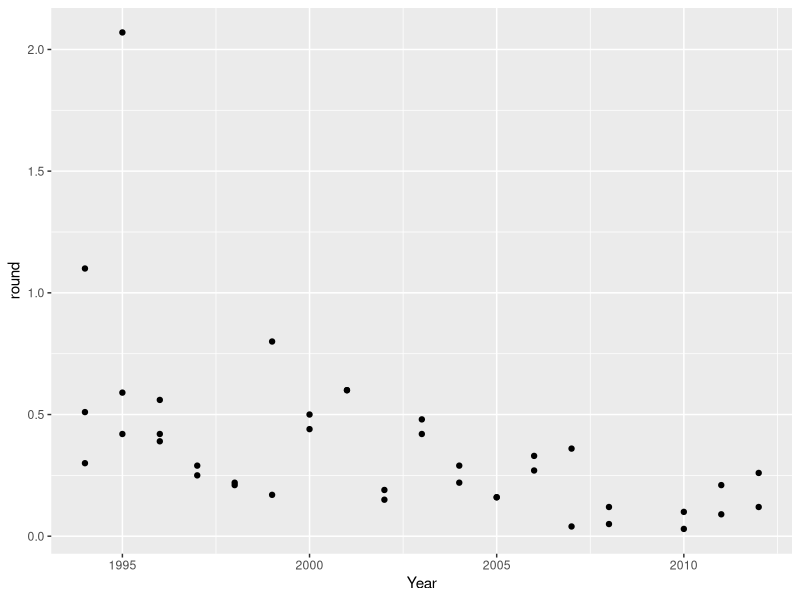
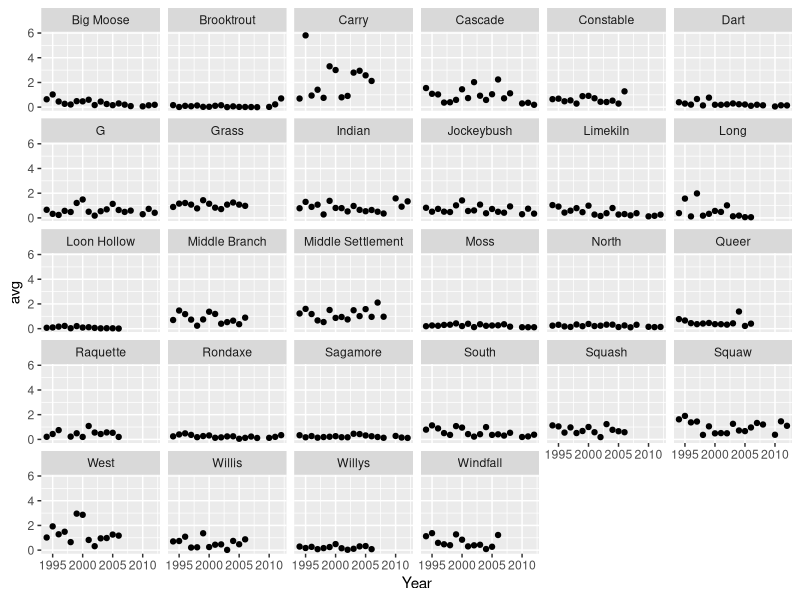
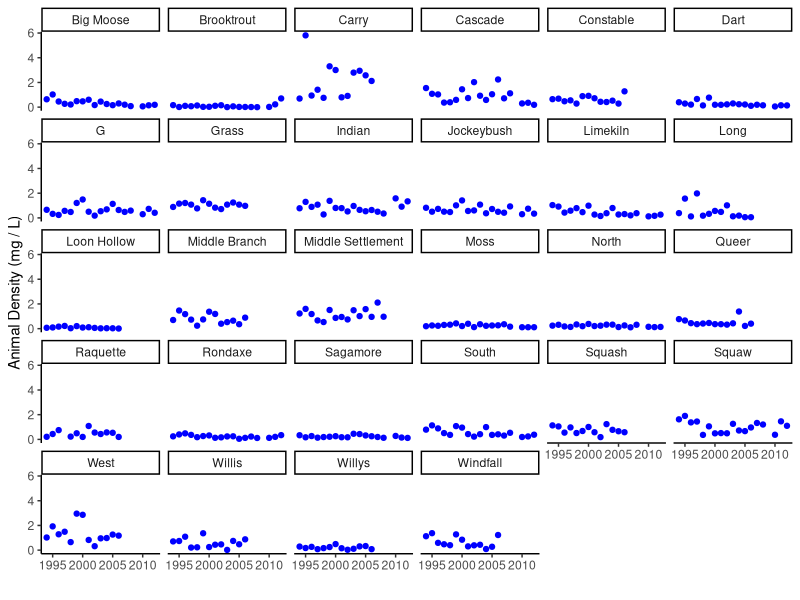
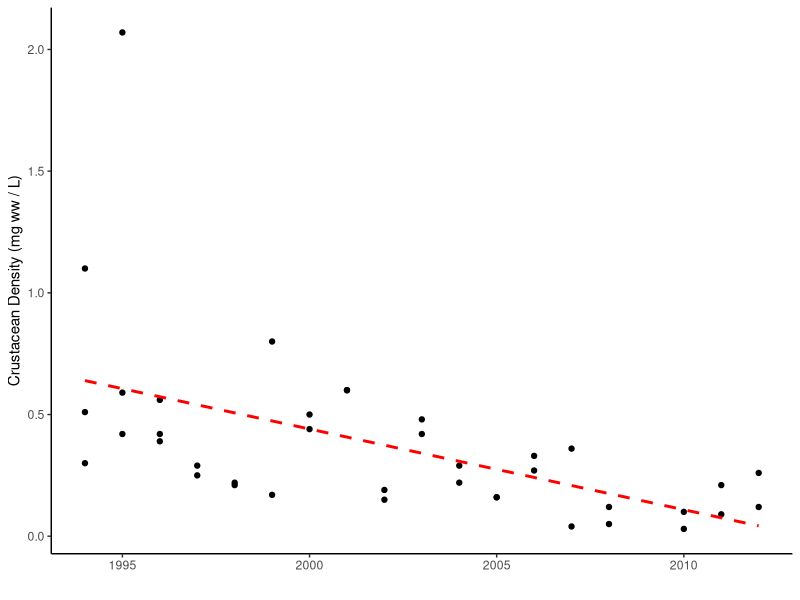
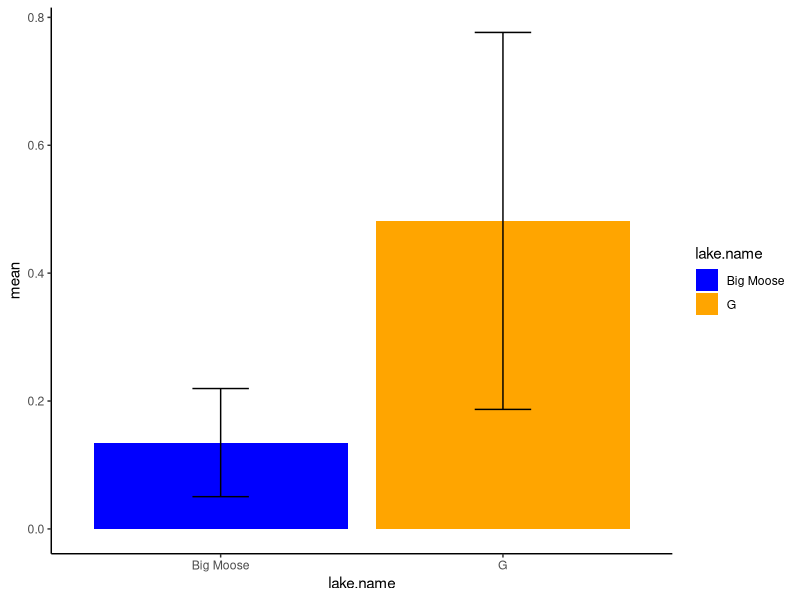
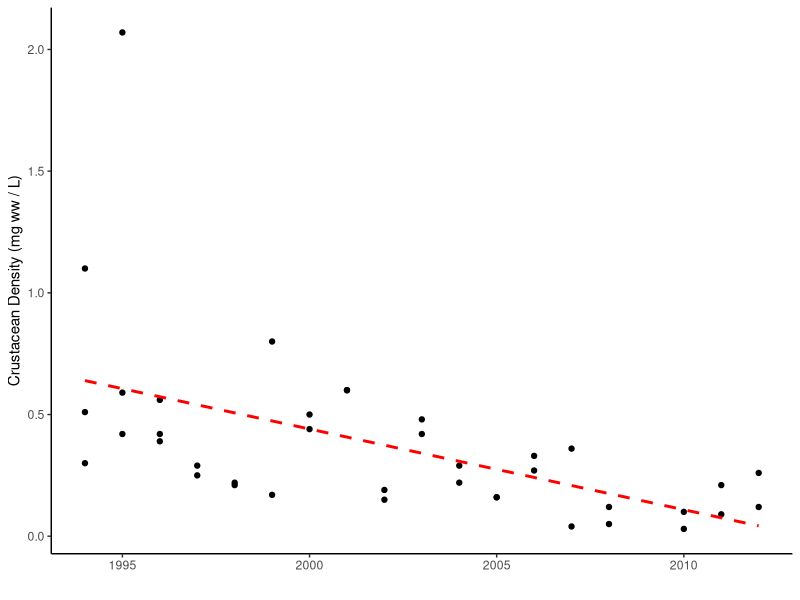
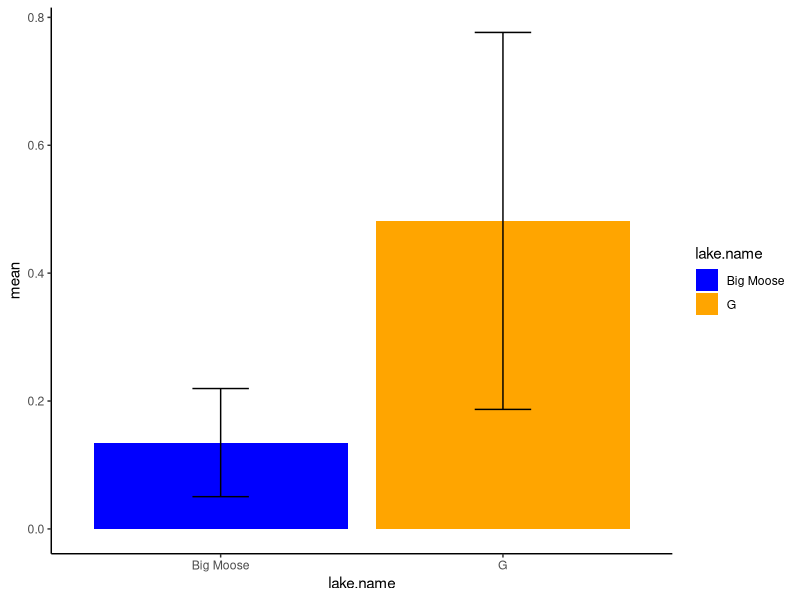

Recreate these plots in R, in order.
# means comment
# 20
dat <- read.csv("crustacean.txt")
# 24
dat <- read.csv("crustacean.txt", header = TRUE, sep = "\t")
# 27
class(dat)
# 29
dat$lake.name
# 30
class(dat$lake.name)
# 31
class(dat$sum_mg_ww_L)
# 34
head(dat)
# 36
str(dat)
# 37
dat$round <- round(dat$sum_mg_ww_L, digits = 2)
# 40
head(dat)
# 42 important line of code
summary(dat)
# 48
avg <- mean(dat$round)
avg
# 54
dat$away_from_avg <- dat$round - avg
# 56 remove scientific notation
options(scipen = 999)

# 60
install.packages("tidyverse")
# 61
library(dplyr)
# 62
head(dat)
# 64
all_avg <- dat %>% group_by(lake.name) %>% summarise(avg = mean(round))
# 66
ann_avg <- dat %>% group_by(lake.name, Year) %>% summarise(avg = mean(round), stdev = sd(round))
# 71
bgm <- filter(dat, lake.name == "Big Moose")
# 75
two_lakes <- filter(dat, lake.name == "Big Moose" | lake.name == "G")
# 78
large <- filter(two_lakes, round > 2)
# 80
small <- filter(two_lakes, round <= 2)
# 83
write.csv(ann_avg, "annual_average_per_lake_.csv", row.names = FALSE)

# 93
library(ggplot2)
# 94
head(bgm)
# 95-96
ggplot(data = bgm, aes(x = Year, y = round))+
  geom_point()
# 103-106
head(ann_avg)
ggplot(data = ann_avg, aes(x = Year, y = avg))+
  geom_point()+
  facet_wrap(~lake.name)
# 108-113
ggplot(data = ann_avg, aes(x = Year, y = avg))+
  geom_point(color = "blue")+
  facet_wrap(~lake.name)+
  ylab("Animal Density (mg / L)")+
  xlab("")+
  theme_classic()
# 118-124 add a trend line
ggplot(data = bgm, aes(x = Year, y = round))+
  geom_point()+
  geom_smooth(method = "lm", se = FALSE, color = "red", linetype = "dashed")+
  theme_classic()+
  ylab("Crustacean Density (mg ww / L)")+
  xlab("")+
  scale_x_continuous(breaks = seq(1990, 2015, by = 5))
# 127
ggsave("scatter.jpeg")
# 130
head(two_lakes)
# 133
last_years <- filter(two_lakes, Year >= 2010)
# 134
head(last_years)
# 139
mean_2_lakes <- last_years %>% group_by(lake.name) %>% summarise(mean = mean(round), sd = sd(round))
# 142
head(mean_2_lakes)
# 145
ggplot(data = mean_2_lakes, aes(x = lake.name, y = mean, fill = lake.name))+
  geom_bar(stat = "identity")+
  geom_errorbar(aes(ymin = mean - sd, ymax = mean + sd), width = .2)+
  theme_classic()+
  scale_fill_manual(values = c('blue', 'orange'))
# 150
ggsave("bar.jpeg")
